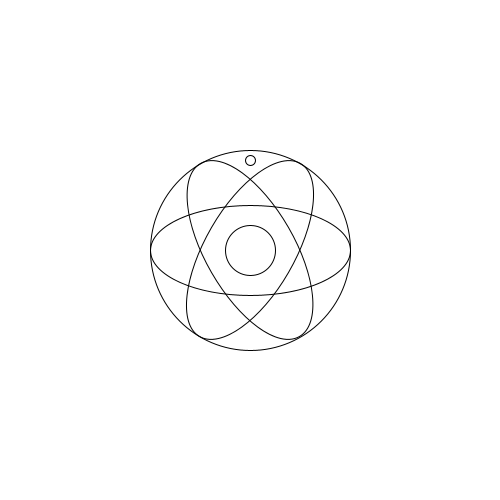
Frame 1 (no input)
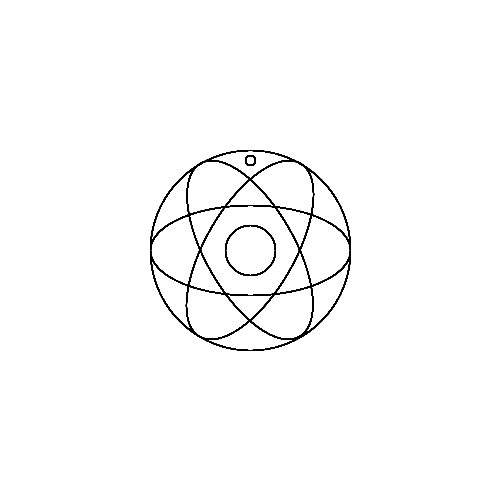
Frame 60 (the mouse pressed at the canvas centre just before this capture)
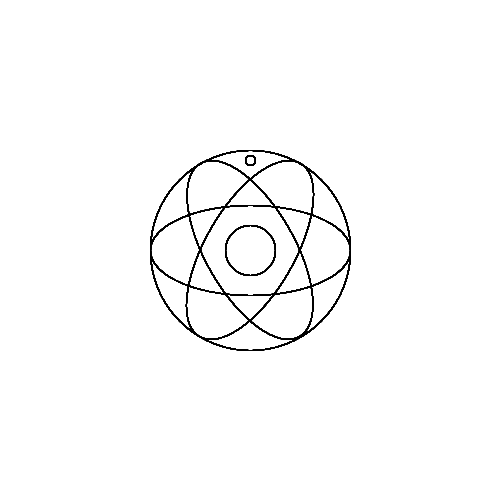
Frame 120 (the mouse held since frame 60 and released just before this capture)

The Processing sketch that drew these frames (run headless with seeded random() and noise(); from frame 60 on, the mouse is pressed at the canvas centre):

// Processing sketch: processing_133036
// ── processing_133036.pde

void setup()
{
  size(500,500);
  smooth();
  background(255);
  noFill();
  
  int dotinthemiddleX = 250;
  int dotinthemiddleY = 250;
  int circleradius = 200;
  int width = 200;
  int height = 90;
}

void draw()
{
  int dotinthemiddleX = 250;
  int dotinthemiddleY = 250;
  int circleradius = 200;
  ellipse(dotinthemiddleX,dotinthemiddleY,circleradius, circleradius);   
  ellipse(dotinthemiddleX,dotinthemiddleY,circleradius/4,circleradius/4);
  ellipse(dotinthemiddleX,dotinthemiddleY - 90,circleradius/20,circleradius/20);

  int width = 200;
  int height = 90;
  ellipse(dotinthemiddleX,dotinthemiddleY,width,height);

  translate(dotinthemiddleX,dotinthemiddleY);
  rotate(PI/3);
  ellipse(0,0,width,height);
  
  rotate(PI/3);
  ellipse(0,0,width,height);

}
